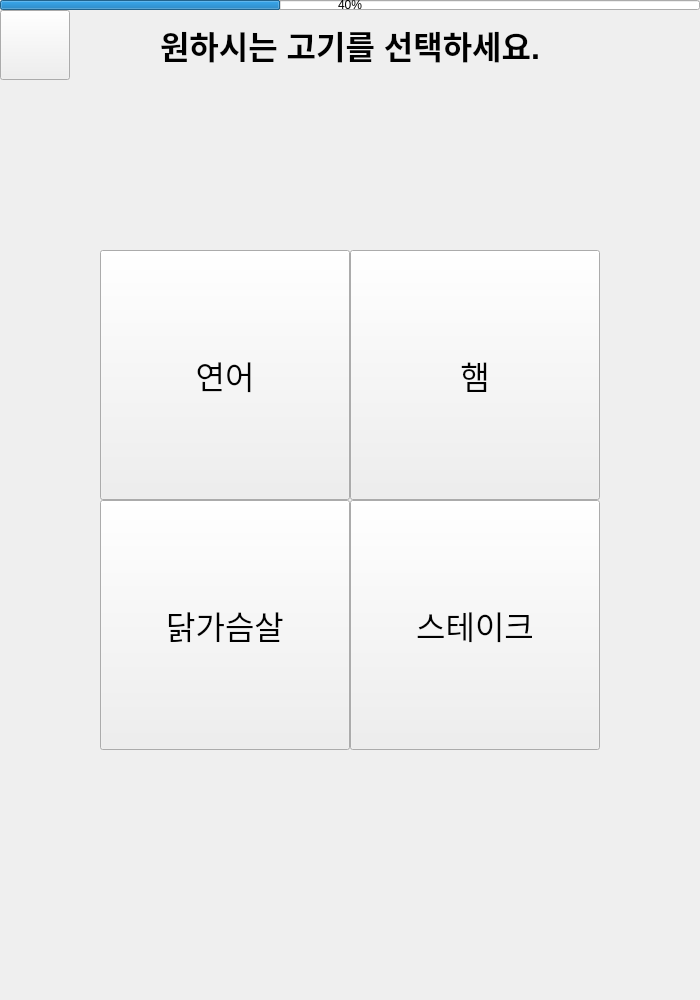
<?xml version="1.0" encoding="UTF-8"?>
<ui version="4.0">
 <class>IntroWindow</class>
 <widget class="QMainWindow" name="IntroWindow">
  <property name="geometry">
   <rect>
    <x>0</x>
    <y>0</y>
    <width>700</width>
    <height>1000</height>
   </rect>
  </property>
  <property name="minimumSize">
   <size>
    <width>700</width>
    <height>1000</height>
   </size>
  </property>
  <property name="maximumSize">
   <size>
    <width>700</width>
    <height>1000</height>
   </size>
  </property>
  <property name="windowTitle">
   <string>키오스크</string>
  </property>
  <widget class="QWidget" name="centralwidget">
   <widget class="QPushButton" name="BackButton">
    <property name="geometry">
     <rect>
      <x>0</x>
      <y>10</y>
      <width>70</width>
      <height>70</height>
     </rect>
    </property>
    <property name="autoFillBackground">
     <bool>false</bool>
    </property>
    <property name="text">
     <string/>
    </property>
    <property name="icon">
     <iconset>
      <normaloff>src/images/icons/arrow.png</normaloff>src/images/icons/arrow.png</iconset>
    </property>
    <property name="iconSize">
     <size>
      <width>20</width>
      <height>20</height>
     </size>
    </property>
    <property name="autoRepeat">
     <bool>false</bool>
    </property>
    <property name="autoExclusive">
     <bool>false</bool>
    </property>
   </widget>
   <widget class="QLabel" name="label">
    <property name="geometry">
     <rect>
      <x>70</x>
      <y>10</y>
      <width>560</width>
      <height>70</height>
     </rect>
    </property>
    <property name="font">
     <font>
      <pointsize>24</pointsize>
      <weight>75</weight>
      <bold>true</bold>
     </font>
    </property>
    <property name="text">
     <string>원하시는 고기를 선택하세요.</string>
    </property>
    <property name="alignment">
     <set>Qt::AlignCenter</set>
    </property>
   </widget>
   <widget class="QProgressBar" name="progressBar">
    <property name="geometry">
     <rect>
      <x>0</x>
      <y>0</y>
      <width>700</width>
      <height>10</height>
     </rect>
    </property>
    <property name="value">
     <number>40</number>
    </property>
   </widget>
   <widget class="QPushButton" name="SalmonButton">
    <property name="geometry">
     <rect>
      <x>100</x>
      <y>250</y>
      <width>250</width>
      <height>250</height>
     </rect>
    </property>
    <property name="font">
     <font>
      <pointsize>24</pointsize>
     </font>
    </property>
    <property name="text">
     <string>연어</string>
    </property>
    <property name="icon">
     <iconset>
      <normaloff>src/images/assets/meat/salmon.png</normaloff>src/images/assets/meat/salmon.png</iconset>
    </property>
    <property name="iconSize">
     <size>
      <width>70</width>
      <height>70</height>
     </size>
    </property>
    <property name="checkable">
     <bool>false</bool>
    </property>
    <property name="autoRepeat">
     <bool>false</bool>
    </property>
   </widget>
   <widget class="QPushButton" name="HamButton">
    <property name="geometry">
     <rect>
      <x>350</x>
      <y>250</y>
      <width>250</width>
      <height>250</height>
     </rect>
    </property>
    <property name="font">
     <font>
      <pointsize>24</pointsize>
     </font>
    </property>
    <property name="text">
     <string>햄</string>
    </property>
    <property name="icon">
     <iconset>
      <normaloff>src/images/assets/meat/ham.png</normaloff>src/images/assets/meat/ham.png</iconset>
    </property>
    <property name="iconSize">
     <size>
      <width>70</width>
      <height>70</height>
     </size>
    </property>
   </widget>
   <widget class="QPushButton" name="ChickenButton">
    <property name="geometry">
     <rect>
      <x>100</x>
      <y>500</y>
      <width>250</width>
      <height>250</height>
     </rect>
    </property>
    <property name="font">
     <font>
      <pointsize>24</pointsize>
     </font>
    </property>
    <property name="text">
     <string>닭가슴살</string>
    </property>
    <property name="icon">
     <iconset>
      <normaloff>src/images/assets/meat/chicken_breast.png</normaloff>src/images/assets/meat/chicken_breast.png</iconset>
    </property>
    <property name="iconSize">
     <size>
      <width>70</width>
      <height>70</height>
     </size>
    </property>
   </widget>
   <widget class="QPushButton" name="SteakButton">
    <property name="geometry">
     <rect>
      <x>350</x>
      <y>500</y>
      <width>250</width>
      <height>250</height>
     </rect>
    </property>
    <property name="font">
     <font>
      <pointsize>24</pointsize>
     </font>
    </property>
    <property name="text">
     <string>스테이크</string>
    </property>
    <property name="icon">
     <iconset>
      <normaloff>src/images/assets/meat/steak.png</normaloff>src/images/assets/meat/steak.png</iconset>
    </property>
    <property name="iconSize">
     <size>
      <width>70</width>
      <height>70</height>
     </size>
    </property>
   </widget>
  </widget>
 </widget>
 <resources/>
 <connections/>
</ui>
